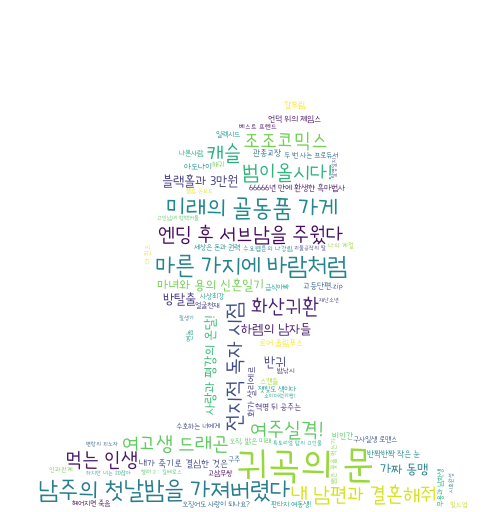

Here is the Python script that generated this plot:
from wordcloud import WordCloud
import matplotlib.pyplot as plt
from PIL import Image
import numpy as np
import json


with open('webtoons.json', encoding='utf-8') as file:
    webtoons = json.load(file)

res = dict()
for webtoon in webtoons['webtoons']:
    res[webtoon['title']] = int(float(webtoon['star'])*100)

masking_img = np.array(Image.open('kakao.png'))
cloud = WordCloud(font_path='Goyang.otf', max_font_size=40,
                  mask=masking_img, background_color='white').fit_words(res)

cloud.to_file('cloud02.png')

plt.imshow(cloud, interpolation='bilinear')
plt.axis('off')
plt.show()
